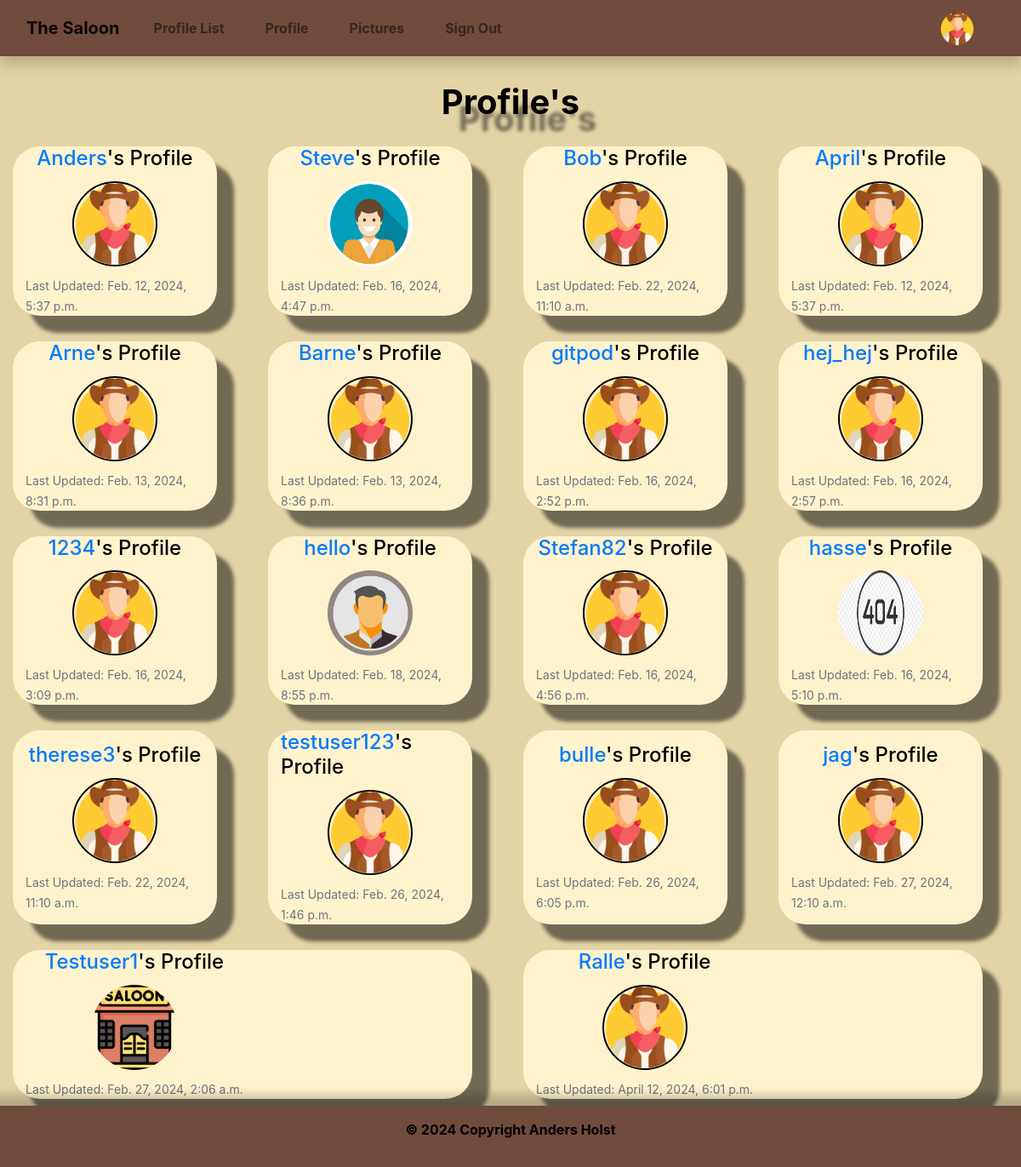
Screenshot of /profile_list/ (signed in) with the database file from the repository.
### the_saloon/models.py (models this page shows, shortened)
class Profile(models.Model):
    user = models.OneToOneField(User, on_delete=models.CASCADE)
    follows = models.ManyToManyField("self",
                                     related_name="followed_by",
                                     symmetrical=False, blank=True)
    date_modified = models.DateTimeField(User, auto_now=True)
    profile_image = models.ImageField(
        null=True, blank=True, upload_to="media/image")
    profile_bio = models.CharField(null=True, blank=True, max_length=500)
    facebook_link = models.CharField(null=True, blank=True, max_length=100)
    instagram_link = models.CharField(
        null=True, blank=True, max_length=100)
    linkedin_link = models.CharField(null=True, blank=True, max_length=100)
    youtube_link = models.CharField(null=True, blank=True, max_length=100)
    x_link = models.CharField(null=True, blank=True, max_length=100)

### the_saloon/views.py (the view)
# urls.py: path('profile_list/', views.profile_list, name='profile_list'),
def profile_list(request):
    if request.user.is_authenticated:
        profiles = Profile.objects.exclude(user=request.user)
        return render(request, 'profile_list.html', {"profiles": profiles})
    else:
        messages.success(request, ("You must login to see this page..."))
        return redirect('home')

### the_saloon/templates/profile_list.html
{% extends 'base.html' %}
{% load static %}
{% block content %}
<h1 class="list">Profile's</h1>
{% if profiles %}
<div class="row container-fluid">
{% for profile in profiles %}
<div class="list-container col-12 col-sm-12 col-md-6 col-lg-3 d-flex justify-content-center align-items-center">
 <div class="cont">
    <div class="container">
      <div class="list-card d-flex flex-column justify-content-center align-items-center">
        <h5 class="card-title"><a href="{% url 'profile' profile.user.id %}">
          {{ profile.user.username }}</a>'s Profile</h5>
                {% if profile.profile_image %}
                <img class="list img rounded-circle" src="{{ profile.profile_image.url }}"
                alt="{{ profile.user.username}}">
                {% else %}
                <img class="list profile rounded-circle" src="{% static 'images/cowboy.png' %}"
                alt="profile_image">
                {% endif %}
              <p class="list card-text"><small class="text-muted">
              Last Updated: {{ profile.date_modified }}</small></p>
      </div>
    </div>
 </div>
</div>
{% endfor %}
</div>
{% endif %}
{% endblock %}

### the_saloon/templates/base.html (shortened to what this page needs)
{% load static %}
<!DOCTYPE html>
<html lang="en">
<head>
  <link rel="stylesheet" href="https://cdn.jsdelivr.net/npm/bootstrap@4.6.2/dist/css/bootstrap.min.css"
>
  <link href="{% static 'css/style.css' %}" rel="stylesheet">
</head>
<body>
  {% include 'navbar.html' %}
  {% block content %}
  {% endblock %}
  {% include "footer.html" %}
 </body>
 </html>

### the_saloon/templates/navbar.html (shortened to what this page needs)
{% load static %}
<nav class="navbar navbar-expand-lg navbar-light navbar sticky-top">
  <div class="container-fluid">
    {% if user.is_authenticated %}
    <a class="navbar-brand" href="{% url 'home' %}">The Saloon</a>
    {% else %}
    <a class="navbar-brand" href="{% url 'login' %}">The Saloon</a>
    {% endif %}
    <div class="collapse navbar-collapse" id="navbarSupportedContent">
      <ul class="navbar-nav me-auto mb-2 mb-lg-0">
        {% if user.is_authenticated %}
        <li class="nav-item mx-3">
          <a class="nav-link" href="{% url 'profile_list' %}">Profile List</a>
        </li>
        <li class="nav-item mx-3">
          <a class="nav-link" href="{% url 'profile' request.user.id %}">Profile</a>
        </li>
        <li class="nav-item mx-3">
          <a class="nav-link" href="{% url 'upload_image' %}">Pictures</a>
        </li>
        <li class="nav-item mx-3">
          <a class="nav-link" href="{% url 'logout' %}">Sign Out</a>
        </li>
        {% else %}
        <li class="nav-item mx-3">
          <a class="nav-link" href="{% url 'register' %}">Sign Up</a>
        </li>
        {% endif %}
      </ul>
      {% if request.user.is_authenticated %}
        <ul class="navbar-nav ml-auto">
          <li class="nav-link navbar-brand">
            {% if profile.profile_image %}
            <a href="{% url 'profile' request.user.id %}">
              <img src="{{ user.profile.profile_image.url }}" class="rounded-circle"
               width="40" height="40" alt="profile_image"></a>
               {% else %}
            <a href="{% url 'profile' request.user.id %}">
              <img src="{% static 'images/cowboy.png' %}" height="40" width="40" class="rounded-circle"
              alt="profile_image"></a>
              {% endif %}
          </li>
        </ul>
      {% endif %}
    </div>
  </div>
</nav>

### the_saloon/templates/footer.html
  <footer class="footer">
    <div class="text-center p-3">
      <p class="text-black">©  2024 Copyright Anders Holst</p>
    </div>
  </footer>

### social/static/css/style.css (style rules this page uses)
* { color: #000000; }
body { background-color: #E2D4A6; margin-bottom: 80px; }
div.container { display: flex; }
a.navbar-brand { color: black; font-weight: bold; }
nav.navbar { width: 100%; box-sizing: border-box; background-color: #714B3C; box-shadow: 0 10px 15px 0 rgba(0,0,0,.2); font-weight: bold; color: #000000; }
footer.footer { width: 100%; background-color: #714B3C; color:black; box-shadow: 0 -3px 10px 10px rgba(0, 0, 0, 0.2); position: fixed; bottom: 0; flex: 0 0 50px; font-weight: bold; }
.profile { border: 2px solid #000000; }
p.card-text { color: #000000; }
small.text-muted { margin-top: 20px; color: #000000; font-display: bold; }
.row { display: flex; flex-wrap: wrap; }
h1.list { text-align: center; margin-top: 30px; color: black; font-weight: bold; filter: drop-shadow(20px 20px 2px rgba(0, 0, 0, 0.5)); padding-bottom: 20px; }
.row.container-fluid { display: flex; flex-wrap: wrap; gap: 30px; filter: drop-shadow(20px 20px 2px rgba(0, 0, 0, 0.5)); }
.cont { background-color: #FFF3CD; flex: 1; display: flex; flex-direction: column; justify-content: center; align-items: center; height: 100%; border-radius: 2rem; }
.list-container { display: flex; justify-content: center; align-items: center; max-height: 100%; flex: 1; min-width: 250px; max-width: 100%; }
.list-card { display: flex; flex-direction: column; align-items: center; justify-content: center; height: 100%; }
img.list { width: 100px; height: 100px; }
p.list { margin-top: 10px; }
.card-title { font-size: 24px; }

### rows the page displays
Profile: user.username "Anders", date_modified "Feb. 12, 2024, 5:37 p.m."
Profile: user.username "Steve", profile_image (picture), date_modified "Feb. 16, 2024, 4:47 p.m."
Profile: user.username "Bob", date_modified "Feb. 22, 2024, 11:10 a.m."
Profile: user.username "April", date_modified "Feb. 12, 2024, 5:37 p.m."
Profile: user.username "Arne", date_modified "Feb. 13, 2024, 8:31 p.m."
Profile: user.username "Barne", date_modified "Feb. 13, 2024, 8:36 p.m."
Profile: user.username "gitpod", date_modified "Feb. 16, 2024, 2:52 p.m."
Profile: user.username "hej_hej", date_modified "Feb. 16, 2024, 2:57 p.m."
Profile: user.username "1234", date_modified "Feb. 16, 2024, 3:09 p.m."
Profile: user.username "hello", profile_image (placeholder picture), date_modified "Feb. 18, 2024, 8:55 p.m."
Profile: user.username "Stefan82", date_modified "Feb. 16, 2024, 4:56 p.m."
Profile: user.username "hasse", profile_image (picture), date_modified "Feb. 16, 2024, 5:10 p.m."
Profile: user.username "therese3", date_modified "Feb. 22, 2024, 11:10 a.m."
Profile: user.username "testuser123", date_modified "Feb. 26, 2024, 1:46 p.m."
Profile: user.username "bulle", date_modified "Feb. 26, 2024, 6:05 p.m."
Profile: user.username "jag", date_modified "Feb. 27, 2024, 12:10 a.m."
Profile: user.username "Testuser1", profile_image (picture), date_modified "Feb. 27, 2024, 2:06 a.m."
Profile: user.username "Ralle", date_modified "April 12, 2024, 6:01 p.m."
